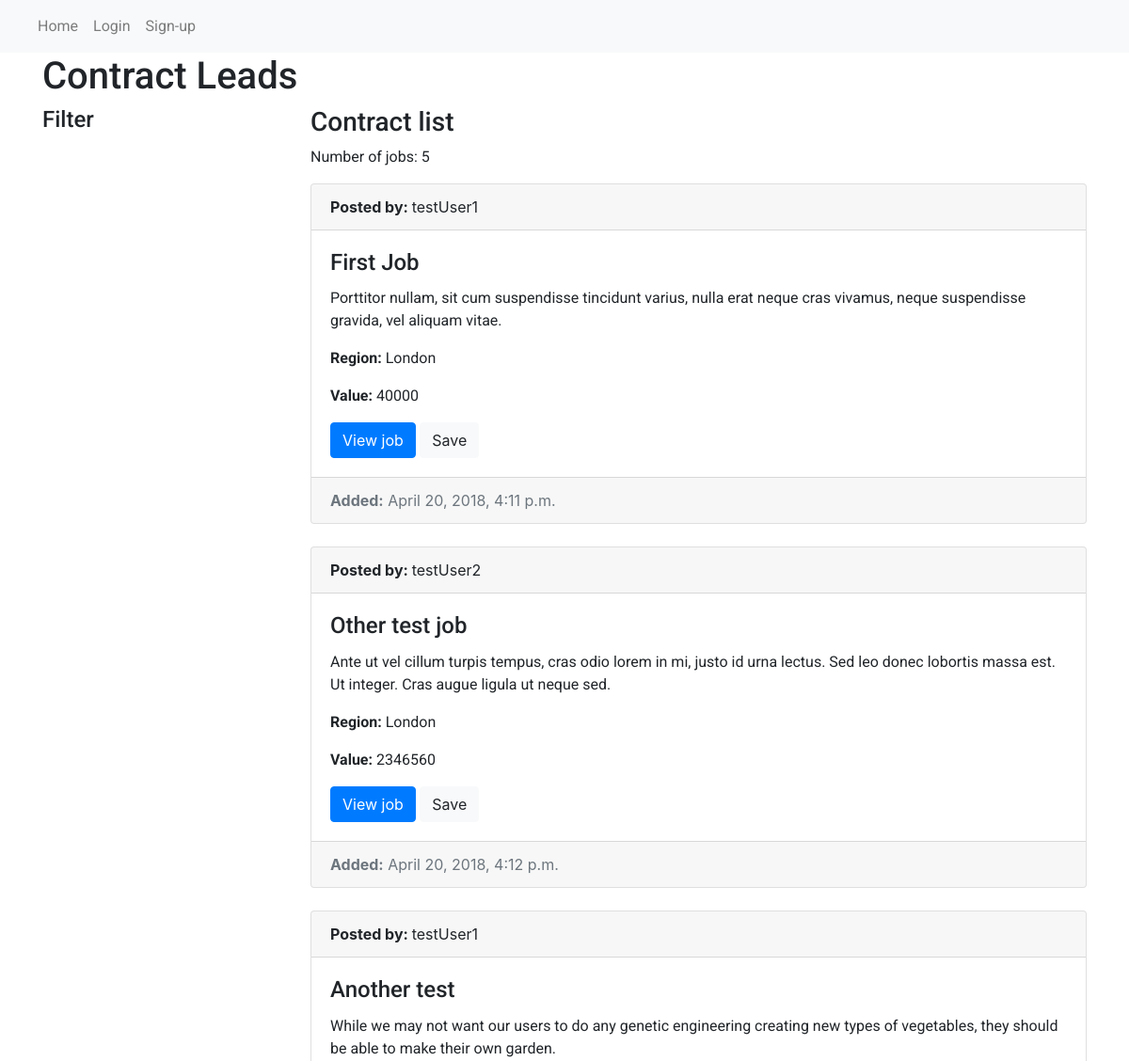
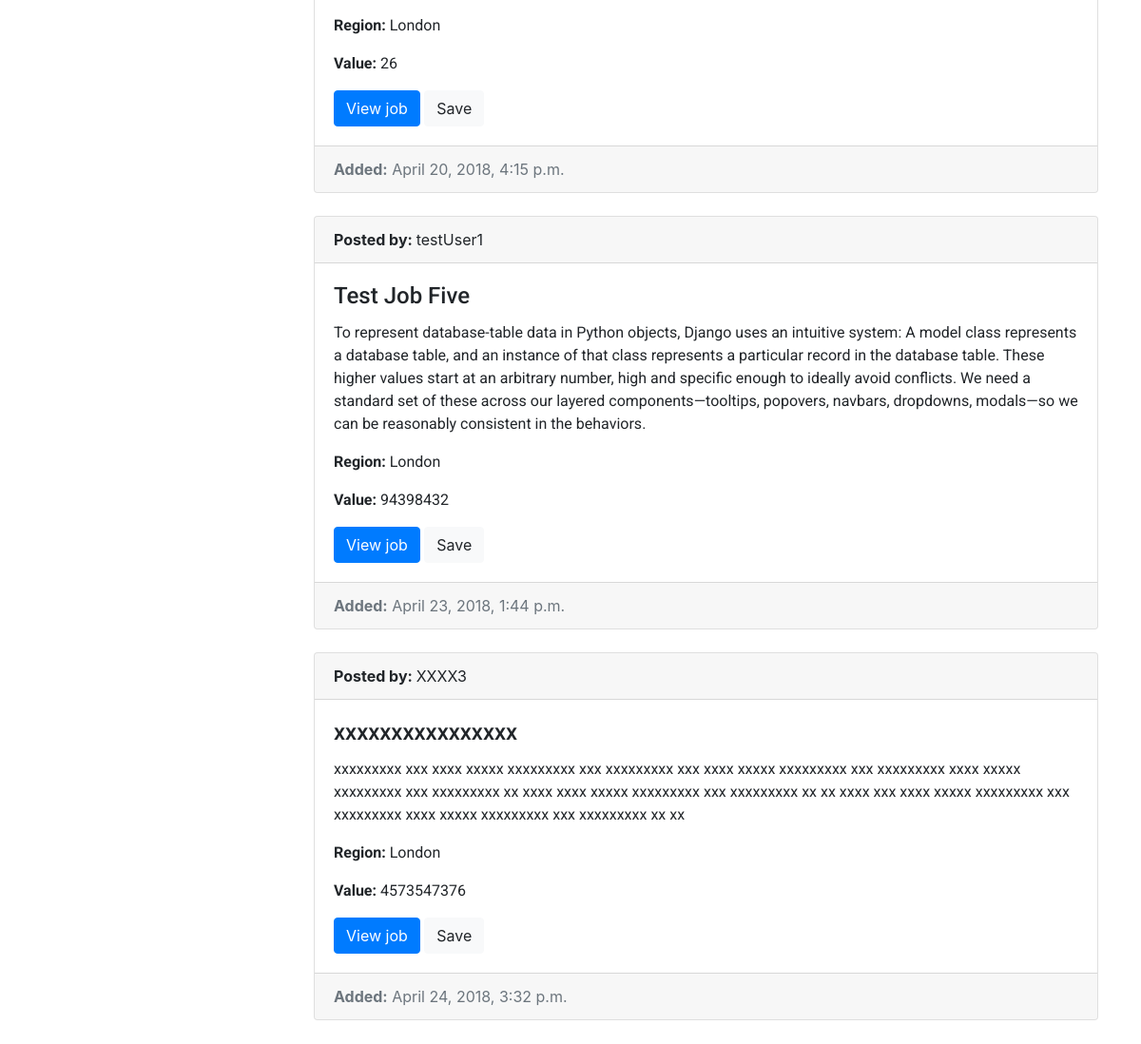
Before: /prototype/view_jobs/ with the older database file (2 pictures, top to bottom).
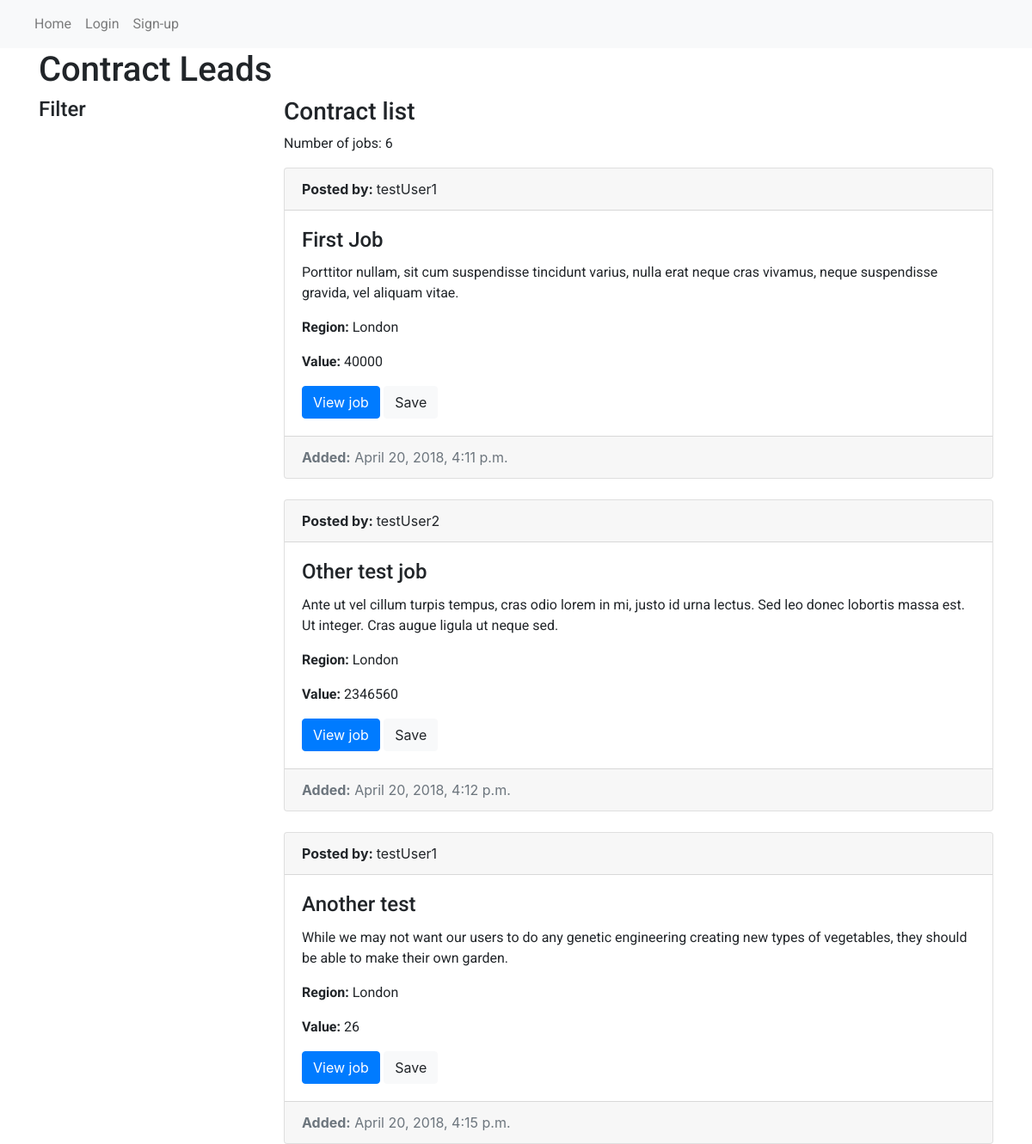
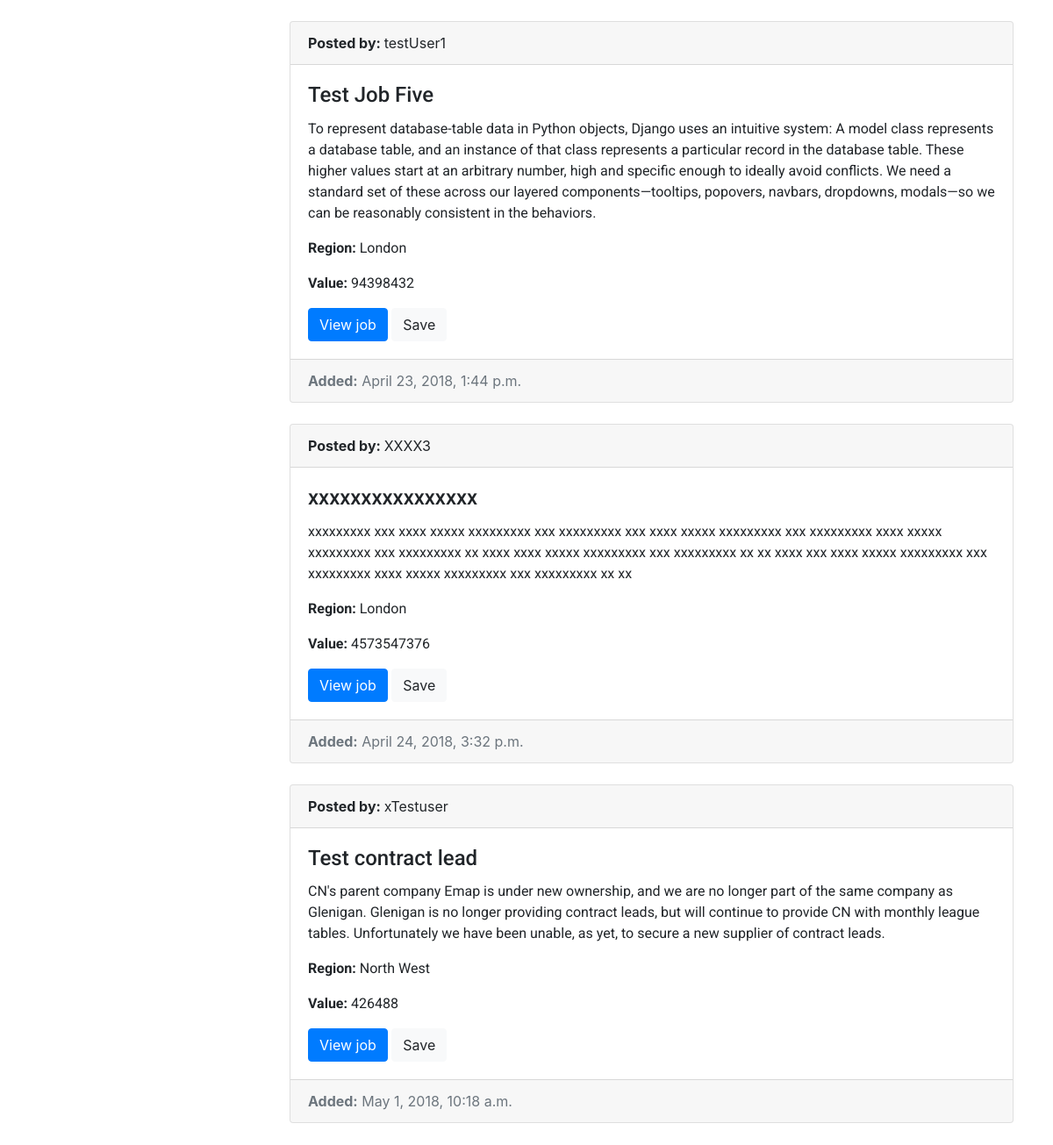
After: the same page with the newer database file (2 pictures, top to bottom).
### prototype/models.py (models this page shows, shortened)
class Job(models.Model):
    name = models.CharField(max_length=200, help_text="Enter a job name")
    description = models.TextField(max_length=750, help_text="Enter job description", null=True, blank=True)
    value = models.IntegerField(null=True, blank=True, help_text="Enter job value")
    company = models.ForeignKey('Company', on_delete=models.SET_NULL, null=True)
    added = models.DateTimeField(auto_now_add=True)
    region = models.ForeignKey('Region', on_delete=models.SET_NULL, null=True)
    added_by = models.ForeignKey(settings.AUTH_USER_MODEL, on_delete=models.CASCADE, null=True)
    def get_absolute_url(self):
        return reverse('job_detail', args=[str(self.id)])

class CustomUser(AbstractUser):
    name = models.CharField(blank=True, max_length=255)
    first_name = models.CharField(max_length=100, blank=True)
    second_name = models.CharField(max_length=100, blank=True)
    company = models.ForeignKey('Company', on_delete=models.SET_NULL, null=True)
    def __str__(self):
        return self.username

class Region(models.Model):
    name = models.CharField(max_length=100, help_text="Enter region")
    def __str__(self):
        return self.name

### prototype/views.py (the view)
# urls.py: path('view_jobs/', views.ViewJobs.as_view(), name='view_jobs'),
class ViewJobs(generic.ListView):
    template_name = 'view_jobs.html'
    def get(self, request, *args, **kwargs):
        user = self.request.user.id
        job_list = Job.objects.exclude(added_by__exact=user)
        return render(request, self.template_name, {'job_list': job_list})

### prototype/templates/view_jobs.html (shortened to what this page needs)
{% extends 'base.html' %}
{% block content %}
<div class="row">
  <div class="col">
    <h1>Contract Leads</h1>
  </div>
</div>
<div class="row">
  <div class="col-3">
    <h4>Filter</h4>
  </div>
  <div class="col-9">
    <h3>Contract list</h3>
    {% if job_list %}
      <p>Number of jobs: {{job_list|length}}</p>
      {% for j in job_list %}
          <div class="card">
            <div class="card-header">
              <strong>Posted by: </strong>{{j.added_by}}
            </div>
            <div class="card-body">
              <h4 class="card-title">{{j.name}}</h4>
              <p class="card-text">{{j.description}}</p>
              <p class="card-text"><strong>Region: </strong>{{j.region}}</p>
              <p class="card-text"><strong>Value: </strong>{{j.value}}</p>
              <a href="{{j.get_absolute_url}}" class="btn btn-primary">View job</a>
              <a href="#" class="btn btn-light">Save</a>
            </div>
            <div class="card-footer text-muted">
              <strong>Added:</strong> {{j.added}}
            </div>
          </div>
      {% endfor %}
    {% else %}
    <p>No jobs found.</p>
    {% endif %}
  </div>
</div>
{% endblock %}

### prototype/templates/base.html (shortened to what this page needs)
<!DOCTYPE html>
<html lang="en">
<head>
  <link rel="stylesheet" href="https://stackpath.bootstrapcdn.com/bootstrap/4.0.0/css/bootstrap.min.css">
  {% load staticfiles %}
  <link rel="stylesheet" href="{% static 'css/base.css' %}">
</head>
<body>
  {% include "header.html" %}
  <div class="container">
    <div class="row">
      <div class="col">
      </div>
    </div>
      {% block content %}
      {% endblock content %}
  </div>
</body>
</html>

### prototype/templates/header.html (shortened to what this page needs)
{% block header %}
<nav class="navbar sticky-top navbar-expand-lg navbar-light bg-light header-shadow">
  <div class="collapse navbar-collapse" id="navbarNav">
    <ul class="navbar-nav">
      <li class="nav-item">
        <a class="nav-link" href="{% url 'index' %}">Home</a>
      </li>
      {% if user.is_authenticated %}
      <li class="nav-item">
        <a class="nav-link" href="{% url 'view_jobs' %}">View jobs</a>
      </li>
      <li class="nav-item">
        <a class="nav-link" href="{% url 'add_job' %}">Add job</a>
      </li>
      <li class="nav-item">
        <a class="nav-link" href="{% url 'logout' %}">Logout</a>
      </li>
      {% else %}
      <li class="nav-item">
        <a class="nav-link" href="{% url 'login' %}">Login</a>
      </li>
      <li class="nav-item">
        <a class="nav-link" href="{% url 'signup' %}">Sign-up</a>
      </li>
      {% endif %}
    </ul>
  </div>
</nav>
{% endblock %}

### prototype/static/css/base.css (style rules this page uses)
h1, h2, h3, h4, h5, h6 { font-family: 'Roboto'; }
p, ul, li { font-family: 'Roboto'; }

Changed rows visible on the page:
added Job: added_by "xTestuser", name "Test contract lead", description "CN's parent company Emap is under new ownership, and we are no longer part of the same company as Glenigan. Glenigan is no longer providing contract leads, but will continue to provide CN with monthly league tables. Unfortunately we have been unable, as yet, to secure a new supplier of contract leads.", region "North West", value "426488", added "May 1, 2018, 10:18 a.m."
Other visible differences:
{{ job_list|length }}: "5" → "6"
